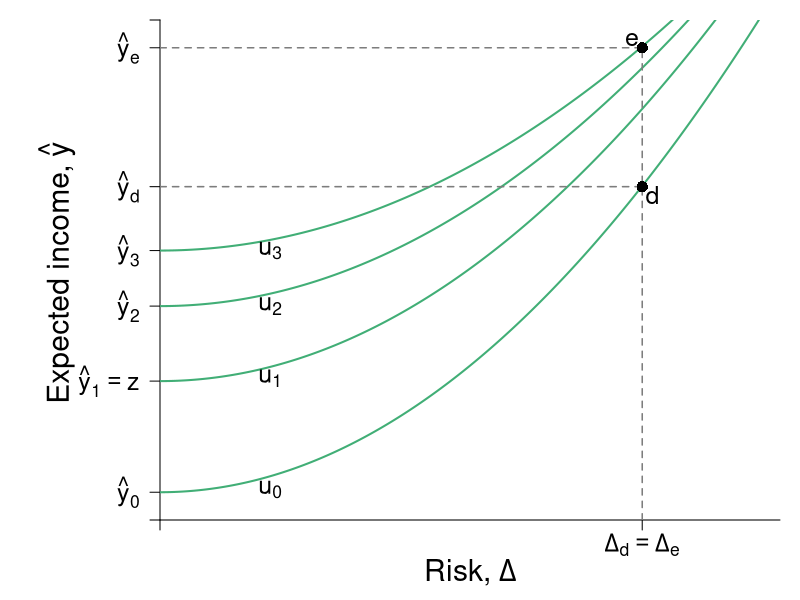

R code for this plot: (Note: this script raises an error after producing the figure.)
#Graph Designer(s): Simon Halliday,  Riley Boeth '17 & Weikai Chen
#Authors: Bowles, Foley and Halliday
#Title: Coordination, Conflict and Competition: A Text in Microeconomics

library(shape)

# The utility function and indifference curve

U <- function(y, delta, alpha = 0.2, beta = 2){
  y - alpha * delta ^ beta
}

indiff <- function(delta, u = 2, alpha = 0.2, beta = 2){
    u + alpha * delta^beta
}

                                        # Assign the parameters

y0  <-  5 # expected income without continuing education
delta0 <-  0 # no risk without continuing education
yR  <-  12 # expected income with higher education after paying tuition
deltaR  <-  7 # risk with education
C <- 5 # tuition
yRprime <-  yR + C # expected income with free higher education
deltaRprime  <-  deltaR
tau  <- C / yRprime # tax rate
yT  <- yRprime * (1 - tau) # expected income with free education paying with tax
deltaT  <-  deltaRprime * (1 - tau) # risk with free education paying with tax



# Set parameters for graphics
axislabelsize <- 1.8
labelsize <- 1.5
namesize <- 1.8
annotatesize <- 1.5
graphlinewidth <- 2
segmentlinewidth <- 1.5

COL <- c("#7fc97f", "#beaed4", "#fdc086", "#ffff99", "#386cb0", "#f0027f", "#bf5b17", "#666666")
COLA <- c("#e0f3db", "#99d8c9","#66c2a4","#41ae76", "#238b45", "#005824")
COLB <- c("#c6dbef", "#4eb3d3", "#2b8cbe", "#0868ac","#084081")
COLC <- c("#fcfbfd", "#efedf5", "#dadaeb", "#bcbddc", "#9e9ac8", "#807dba", "#6a51a3", "#54278f", "#3f007d")
grays <- gray.colors(25, start = 1, end = 0, alpha = 1)

#Add limits on axes and levels of utility for each indifference curve
xlims <- c(0, deltaR + 2)
ylims <- c(0, yRprime + 1)


npts <- 501
x <- seq(xlims[1], xlims[2], length.out = npts)
y <- seq(ylims[1], ylims[2], length.out = npts)

# show the colors define
## for (i in 1:8){
##     points(i,i,col = COL[i], pch = 16)
## }
## for (i in 1:6){
##     points(i,i + 1, col = COLA[i],pch = 16)
## }
## for (i in 1:4){
##     points(i,i+2, col = COLB[i], pch  )
## }

npts <- 500
xx1 <- seq(xlims[1], xlims[2], length.out = npts)
# the first plot
pdf(file = "risk/education1.pdf", width = 10, height = 10)
#Edited the margins to cater for the larger LHS labels
par(mar =  c(4, 8, 1, 1))
plot(0, 0, xlim = xlims, ylim = ylims, type = "n",
     xlab = "",
     ylab = "",
     xaxt = "n",
     yaxt = "n",
     bty = "n",
     xaxs = "i",
     yaxs = "i"
)

ticksy <- c(0, y0 - 4, y0, y0 + 2.7, y0 + 4.7, yT, 17, ylims[2])
ylabels <- c(NA, expression(paste(hat(y)[0])), expression(paste(hat(y)[1] == z)), expression(paste(hat(y)[2])), expression(paste(hat(y)[3])), expression(paste(hat(y)[d])), expression(paste(hat(y)[e])), NA)

ticksx <- c(0, 7, ylims[2])
xlabels <- c(NA, expression(paste(Delta[d] == Delta[e])), NA)

#Axis label
mtext(expression(paste("Risk, ", Delta)), side = 1, line = 2.5, cex = axislabelsize)
text(-1.5, 0.5*ylims[2] - 0.1, expression(paste("Expected income, ", hat(y))), xpd = TRUE, cex = axislabelsize, srt = 90) 

axis(1,at = ticksx,  pos = 0, labels = xlabels, cex.axis = labelsize)
axis(2,at = ticksy,  pos = 0, labels = ylabels, las = 1, cex.axis = labelsize)

# the point (y0,delta0) and the indifference curve through it
lines(xx1, indiff(xx1, u = U(y0 - 4, delta0), alpha =  0.225), col = COLA[4], lwd = graphlinewidth)
lines(xx1, indiff(xx1, u = U(y0, delta0)), col = COLA[4], lwd = graphlinewidth)
lines(xx1, indiff(xx1, u = U(y0 + 2.7, delta0), alpha = 0.175), col = COLA[4], lwd = graphlinewidth)
lines(xx1, indiff(xx1, u = U(y0 + 4.7, delta0), alpha = 0.15), col = COLA[4], lwd = graphlinewidth)

# the point (yR, deltaR), (yRprime, deltaRprime), Add segments
segments(deltaR, 0, deltaR, yRprime, lty = 2, col = grays[20] , lwd = segmentlinewidth)
segments(0, yR, deltaR, yR, lty = 2, col = grays[20] , lwd = segmentlinewidth)
segments(0, yRprime, deltaR, yRprime, lty = 2, col = grays[20] , lwd = segmentlinewidth)

#Label points
points(deltaR, yR, pch = 16, col = "black", cex = 1.5)
points(deltaRprime, yRprime, pch = 16, col = "black", cex = 1.5)

text(1.6, 1.2 - 0.1, expression(paste(u[0])), cex = labelsize)
text(1.6, 5.2 - 0.1, expression(paste(u[1])), cex = labelsize)
text(1.6, 7.8 - 0.1, expression(paste(u[2])), cex = labelsize)
text(1.6, 9.8 - 0.1, expression(paste(u[3])), cex = labelsize)

text(deltaR + 0.15, yR - 0.3, expression(paste(d)), cex = labelsize)
text(deltaR - 0.15, yRprime + 0.3, expression(paste(e)), cex = labelsize)

#Arrow for cost
brackets(deltaR + 0.2, yRprime - 0.3, deltaR + 0.2, yR + 0.3,  ticks = 0.5, curvature = 0.5, type = 1, 
         col = "black", lwd = 2, lty = 1, h = 0.3, xpd = TRUE)
text(deltaR + 1.25, (yR + yRprime)/2, expression(paste("Cost")), cex = labelsize)

dev.off()
